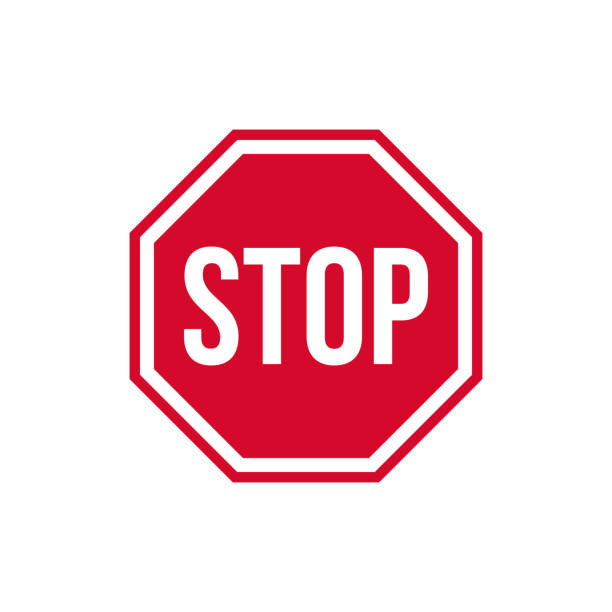
#> input picture datasets/images/stop_sign.jpg, 612 x 612 px; its folder holds 6 pictures in this run
$ jupyter execute --allow-errors preprocess_demo.ipynb
#> lines starting #> are read from the running program, lines starting #| are printed output that depends on the picture
# Preprocessing Datasets and Segmenting Characters:

## Introduction:
This notebook shows an overview of the steps taken to identify the words in a given image and segment the characters from the detected words. The functions that are showcased here are also available in the `preprocess.py` module.

# Import Packages:
The packages below are used to compile the notebook.

[cell 1]
## Import necessary packages.
import cv2
from PIL import Image
import numpy as np
import os
import matplotlib.pyplot as plt
from craft_text_detector import Craft

# Initialize Working Directory:
Make sure that the notebook's workspace is located in the root folder of this project so that it can have access to all the modules and datasets.

[cell 2]
## Initialize the base directory to be in root folder.
base_dir = os.path.abspath(os.path.join('.', '..'))

Also, make sure to set multiple Open Multi-Processing libraries to true for the CRAFT algorithm to work correctly.

[cell 3]
os.environ["KMP_DUPLICATE_LIB_OK"]="TRUE"

# Get Image Array:
This project has a few test images for the OCR system. These images are located in the `datasets/images` folder. You can also add your own personal images if you would like. For this notebook, I'll be using the `stop_sign.jpg`.

[cell 4]
## Define the image path.
img_path = os.path.join(base_dir, 'datasets', 'images', 'stop_sign.jpg')

## Load in image using PIL Image.
## You can also change the file path to another image.
img = Image.open(img_path)
#> img is the input picture: PIL image 612x612 RGB; mean R, G, B 246.5, 206.5, 213.2

## Convert image to an image array.
img = np.array(img)

[cell 5]
## Show image using matplotlib to make sure it was loaded in correctly.
plt.imshow(img)
plt.axis('off')
plt.show()

# CRAFT Text Detection Algorithm:
## Applying CRAFT Algorithm:
To detect the text in the image, I'll be using the Character-Region Awareness For Text (CRAFT) detection algorithm. The CRAFT algorithm was devloped at NAVER Corporation for segmenting words in images. The algorithm uses the VGG-16 layout to identify the region and affinity score for characters in an image. The region scores indicates the locations that are most likely to contain characters while the affinity scores predicts the connectivity of the potential characters. By combining the two techniques, the CRAFT algorithm is able to create a bounding box around the words presented in a given image.

For this project, I used the craft-text-detector python package uploaded by fcakyon. Below shows the demonstration of the CRAFT algorithm on the stop sign image.

#> (a cell that did not finish here is left out)

The CRAFT algorithm will output the corner coordinates of the bounding box for each detected word as well as the region and affinity scores. We can overlay the predicted box onto our image to see if it detected the word correctly.

[cell 7]
## Create a copy of the image for showcasing the bounding box.
img_demo = img.copy()

## Draw the bounding box for each detected word.
#> (the rest of this cell did not finish here and is left out)

## Segmenting Detected Words:
Given the bounding box coordinates, we can now isolate the word that was detected by the CRAFT algorithm. This is done so that all the background noise is removed and the detected word fills up a large portion of the image. Hence, it becomes very helpful when we segment individual characters using the thresholding technique.

#> (a cell that did not finish here is left out)

## CRAFT Algorithm on Rotated Text:
Before we implement character segmentation, we also have to take into consideration of image morphology. The CRAFT algorithm can detect words that are curved, rotated, or of any arbitrary shape. While this project couldn't take into consideration for all the morphologies the CRAFT algorithm can cover, I made sure to address any rotated words. We can obtain the rotation matrix of the image and un-rotate the image by using `opencv`'s image operations. After that, we can isolate the un-rotated bounding box for character segmentation.

Below shows the implementation of obtaining the rotation angle of the image as well as un-rotating the image to make it horizontal and obtaining the word image. For this demonstration, we'll use another image that has a rotated text.

[cell 9]
## Path to rotated text image.
rot_path = os.path.join(base_dir, 'datasets', 'images', 'rotated_text.jpg')

## Load in the rotated text image using Pillow and convert it to an image array.
rot_img = Image.open(rot_path)
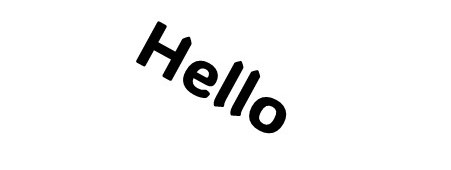
#> input picture datasets/images/rotated_text.jpg, 451 x 170 px
#> rot_img is the input picture: PIL image 451x170 RGB; min 0, max 255, mean 242.6
rot_img = np.array(rot_img)

[cell 10]
## Display the rotated text image.
plt.imshow(rot_img)
plt.axis('off')
plt.title("Rotated Image")
plt.show()

Follow the previous steps by using the CRAFT algorithm.

#> (a cell that did not finish here is left out)

[cell 12]
## Create a copy of the rotated image for showcasing the bounding box.
rot_demo = rot_img.copy()

## Draw the bounding box for each detected word.
#> (the rest of this cell did not finish here and is left out)

To find the rotation angle and the coordinates of the rotated bounding box, we'll first use a combination of `cv2.minAreaRect` and `cv2.boxPoints`. The `minAreaRect` returns the center, the size, and the angle of rotation for the detected rectangle. The `boxPoints` returns the four coordinates of the `minAreaRect` object. Below shows the obtained rotational axis in comparison to the x and y axis.

[cell 13]
## Make a new demonstration image.
axis_demo = rot_demo.copy()

## For each detected text, find the angle of rotation.
#> (the rest of this cell did not finish here and is left out)

In order to un-rotate the image, we'll first have get the rotation matrix using `cv2.getRotationMatrix2D`. This gives us the matrix needed to rotate a horizontal image to our rotated image. We can then apply `cv2.warpAffine` to un-rotate our image and make it horizontal. We can then use the coordinates we previously got using the `boxPoints` function to isolate the bounding box containing the word.

[cell 14]
## Make a new demonstration image.
straight_demo = rot_img.copy()

## For each detected text, find the angle of rotation.
#> (the rest of this cell did not finish here and is left out)

# Segmenting Characters in Word Images:
## Threshold Segmentation:
In order to segment individual characters in the word image, we'll first use Otsu's Thresholding technique to distinguish the foreground pixels (the words) from the background pixels. This can be done using `opencv`'s built-in functions. We'll first demonstrate the process on the stop sign image.

Before applying the threshold segmentation, we'll first convert the image to greyscale. This is so that the we can work with only one channel and focus on pixel intensity rather that multiple colors. Additionally, we'll add Gaussian blur to the image to remove any noise generated by small particles in the image. These operations are shown below in the `get_char_ver1` function.

[cell 15]
## Function covering step one in the preprocessing process.
## Converts image to greyscale and applies Gaussian blur.
# [28 lines left out: function get_char_ver1, not called in this run]

#> (a cell that did not finish here is left out)

We'll now apply the Otsu's Global Thresholding segmentation technique to clearly distinguish the words from the background. After applying the threshold, we'll have an binary image array where the background pixels are 0 (black) and the foreground pixels are 1 (white). We can then find the contours of the bright pixels based on connectivity. These contours will represent the individual characters in the word using `cv2.findContours`. We will then apply bounding boxes around each contoured shape by using `cv2.boundingRect` to segment the characters.

The `get_char_ver2` shown below will include these features.

[cell 17]
## Function covering step two in the preprocessing process.
## Preprocess image and identify characters.
# [44 lines left out: function get_char_ver2, not called in this run]

#> (a cell that did not finish here is left out)

There are few problems that needs to be addressed.

First, because `boundingRect` draws a rectangle encapsulating the contours detected in the image, voids within words (like "o" and "p") can have boxes inside the letter. This can cause an issue when we transfer the segmented characters into our model, since some of the bounding boxes wouldn't contain the entire character. To solve this problem, we can create a separate binary image where contours are filled in. Hence, we'll only be dealing with the outer hull for each character in the image. After obtaining the coordinates for each box in our filled in contour image, we can then use those coordinates on our original binary image to fully segment individual characters.

Second, `boundingRect` draws a rectangle of best fit. Therefore, the rectangle will most likely have discernable differences between the height and the width. When we resize the box containing the characters to be compatible with our model (32x32 images), the character within the box could be significantly stretched and distorted, potentially making it unreconizable. To address this issue, we can resize the longest side of the rectangle to 28 pixels while maintaining aspect ratio. Then, we can add padding on all sides of the border to make a 32x32 image. The resized and padded images can then be used to train or evaluate the character recognition model.

Finally, `findContours` returns an array of each detected contour of connected images. However, the original array is sorted in the order they were found. So, the contours on the word "S T O P" could be ordered as "P T S O". In order to make sure the characters are properly placed, we can sort the contours based on the x-coordinates or y-coordinates from their detected bounding boxes. This way, the bounding box in the most left will contain the first character while the bounding box on the most right will contain the last character. In doing so, the order of the characters in the word image is preserved.

These modifications are shown below with the function `sort_images`, `resize_pad`, and `get_char_ver3`.

[cell 19]
## Sorts images based on their indices.
# [25 lines left out: function sort_images, not called in this run]

[cell 20]
## Resizes and pads images to be compatible with model.
# [60 lines left out: function resize_pad, not called in this run]

[cell 21]
## Function covering step three in the preprocessing process.
## Resizing and padding segmented character images.
# [59 lines left out: function get_char_ver3, not called in this run]

#> (a cell that did not finish here is left out)

## Pixel Intensity Inversion:
Our stop sign image was segmented correctly because after applying the threshold technique, the letters were designated with white pixels while the background was assigned black pixels. Hence, the contours of the images were identified correctly. However, this is not always the case. For example, if our image has the words in black text when the background is white, issues can occur as the contours will only be identified in white pixels.

To solve this, we'll have to invert the pixel intensity by using the function `cv2.bitwise_not`. This way, our dark text will become bright while our bright background will become dark. Following this, the contours on each characters will be detected accurately. This final modification is shown below with the function `get_char_final` on an image with dark text.

**NOTE:** I couldn't apply an automated way to detect if the foreground was dark or bright. Hence, the user needs to address this when calling the character segmentation function.

[cell 23]
## Define the image path to the dark text image.
dark_path = os.path.join(base_dir, 'datasets', 'images', 'dark_text.png')
## Load in image containing dark text using PIL Image.
dark_img = Image.open(dark_path)
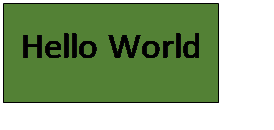
#> input picture datasets/images/dark_text.png, 274 x 130 px
#> dark_img is the input picture: PIL image 274x130 RGBA; mean R, G, B, A 95.6, 120.2, 79.4, 154.6
## Convert image to an image array.
dark_img = np.array(dark_img)

## Apply CRAFT algorithm.
#> (the rest of this cell did not finish here and is left out)
